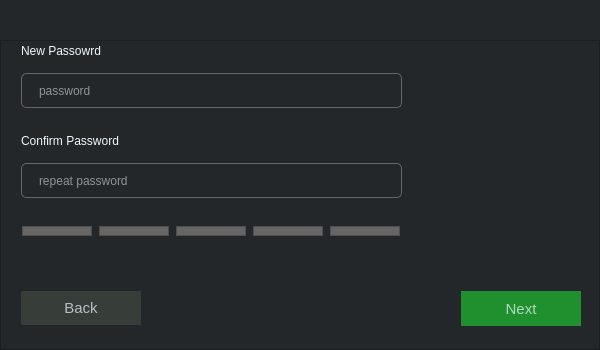
<?xml version="1.0" encoding="UTF-8"?>
<ui version="4.0">
 <class>starterDialog</class>
 <widget class="QDialog" name="starterDialog">
  <property name="geometry">
   <rect>
    <x>0</x>
    <y>0</y>
    <width>600</width>
    <height>350</height>
   </rect>
  </property>
  <property name="minimumSize">
   <size>
    <width>600</width>
    <height>350</height>
   </size>
  </property>
  <property name="maximumSize">
   <size>
    <width>600</width>
    <height>350</height>
   </size>
  </property>
  <property name="windowTitle">
   <string>Dialog</string>
  </property>
  <property name="styleSheet">
   <string notr="true">background:  rgba(35,39,42,1);</string>
  </property>
  <layout class="QGridLayout" name="gridLayout">
   <property name="leftMargin">
    <number>0</number>
   </property>
   <property name="topMargin">
    <number>0</number>
   </property>
   <property name="rightMargin">
    <number>0</number>
   </property>
   <property name="bottomMargin">
    <number>0</number>
   </property>
   <property name="spacing">
    <number>0</number>
   </property>
   <item row="0" column="0">
    <widget class="QWidget" name="title_bar" native="true">
     <property name="minimumSize">
      <size>
       <width>600</width>
       <height>40</height>
      </size>
     </property>
     <property name="maximumSize">
      <size>
       <width>16777215</width>
       <height>40</height>
      </size>
     </property>
     <property name="styleSheet">
      <string notr="true">QWidget {
border: none;
}
QPushButton {
background:  rgba(35,39,42,1);
color:white;
font: 700 14pt &quot;Segoe UI&quot;;
border:none;
}

QPushButton:hover {
background:  rgba(48,50,51,1);
}</string>
     </property>
     <layout class="QGridLayout" name="gridLayout_2">
      <property name="leftMargin">
       <number>0</number>
      </property>
      <property name="topMargin">
       <number>0</number>
      </property>
      <property name="rightMargin">
       <number>0</number>
      </property>
      <property name="bottomMargin">
       <number>0</number>
      </property>
      <property name="verticalSpacing">
       <number>0</number>
      </property>
      <item row="0" column="0">
       <spacer name="horizontalSpacer">
        <property name="orientation">
         <enum>Qt::Orientation::Horizontal</enum>
        </property>
        <property name="sizeHint" stdset="0">
         <size>
          <width>599</width>
          <height>20</height>
         </size>
        </property>
       </spacer>
      </item>
      <item row="0" column="1">
       <widget class="QPushButton" name="close_btn">
        <property name="minimumSize">
         <size>
          <width>45</width>
          <height>39</height>
         </size>
        </property>
        <property name="maximumSize">
         <size>
          <width>40</width>
          <height>39</height>
         </size>
        </property>
        <property name="styleSheet">
         <string notr="true"/>
        </property>
        <property name="text">
         <string/>
        </property>
        <property name="icon">
         <iconset resource="../src/resources.qrc">
          <normaloff>:/icons/icons/close-large-line.png</normaloff>:/icons/icons/close-large-line.png</iconset>
        </property>
        <property name="iconSize">
         <size>
          <width>15</width>
          <height>15</height>
         </size>
        </property>
       </widget>
      </item>
     </layout>
    </widget>
   </item>
   <item row="1" column="0">
    <widget class="QFrame" name="frame">
     <property name="frameShape">
      <enum>QFrame::Shape::StyledPanel</enum>
     </property>
     <property name="frameShadow">
      <enum>QFrame::Shadow::Raised</enum>
     </property>
     <layout class="QGridLayout" name="gridLayout_3">
      <property name="leftMargin">
       <number>0</number>
      </property>
      <property name="topMargin">
       <number>0</number>
      </property>
      <property name="rightMargin">
       <number>0</number>
      </property>
      <property name="bottomMargin">
       <number>0</number>
      </property>
      <property name="spacing">
       <number>0</number>
      </property>
      <item row="1" column="0">
       <widget class="QStackedWidget" name="starterStackWidget">
        <property name="styleSheet">
         <string notr="true">QPushButton {
		text-align:center;
color:rgba(240, 247, 255,0.7);
         font-size:15px;
		padding-left: 15px;
padding: 7px 10px;
border:none;
background-color: rgba(55, 61, 56, 1);
}

QPushButton:hover {
background-color:rgba(240, 247, 255,0.1);
}

QLineEdit {
border-radius:5px;
border: 1px solid rgba(102,102,102,1);
background: rgba(35,39,42,1);
padding-left: 15px;
color: white;
}

QFrame {
background :rgba(102,102,102,1);
}


/*  QTextEdit Styles */
QTextEdit {
border-radius:5px;
border: 1px solid rgba(102,102,102,1);
background: rgba(35,39,42,1);
padding-left: 15px;
color: white;
}

    QTextEdit QScrollBar:vertical {
        width: 10px; /* Decrease the width of the scrollbar */
        background:  rgba(35,39,42,1); /* Set the background color to black */
    }
    QTextEdit QScrollBar:handle:vertical {
        background: rgba(102,102,102,1); /* Handle color - dark gray */
        border-radius: 5px; /* Optional rounded corners */
    }
    QTextEdit QScrollBar:add-line:vertical, QTextEdit QScrollBar:sub-line:vertical {
        border: none; /* Hide the add/sub buttons */
    }
    QTextEdit QScrollBar:up-arrow:vertical, QTextEdit QScrollBar:down-arrow:vertical {
        border: none;
        background: none;
    }</string>
        </property>
        <property name="currentIndex">
         <number>1</number>
        </property>
        <widget class="QWidget" name="filelocationpage">
         <widget class="QPushButton" name="choose_location_next">
          <property name="geometry">
           <rect>
            <x>460</x>
            <y>250</y>
            <width>120</width>
            <height>35</height>
           </rect>
          </property>
          <property name="maximumSize">
           <size>
            <width>16777215</width>
            <height>40</height>
           </size>
          </property>
          <property name="mouseTracking">
           <bool>true</bool>
          </property>
          <property name="styleSheet">
           <string notr="true">background-color: rgba(32,144,46,1);</string>
          </property>
          <property name="text">
           <string>Next</string>
          </property>
          <property name="checkable">
           <bool>true</bool>
          </property>
          <property name="checked">
           <bool>true</bool>
          </property>
          <property name="autoExclusive">
           <bool>true</bool>
          </property>
         </widget>
         <widget class="QWidget" name="layoutWidget">
          <property name="geometry">
           <rect>
            <x>20</x>
            <y>20</y>
            <width>551</width>
            <height>131</height>
           </rect>
          </property>
          <layout class="QVBoxLayout" name="verticalLayout">
           <item>
            <widget class="QLabel" name="label">
             <property name="styleSheet">
              <string notr="true">font: 12pt &quot;Segoe UI&quot;;
color:rgb(240, 247, 255);
background:transparent;
</string>
             </property>
             <property name="text">
              <string>Where should Lockbox store the encrypted files?</string>
             </property>
            </widget>
           </item>
           <item>
            <layout class="QFormLayout" name="formLayout">
             <item row="0" column="0">
              <widget class="QPushButton" name="choose_location_btn">
               <property name="maximumSize">
                <size>
                 <width>16777215</width>
                 <height>40</height>
                </size>
               </property>
               <property name="mouseTracking">
                <bool>true</bool>
               </property>
               <property name="styleSheet">
                <string notr="true"/>
               </property>
               <property name="text">
                <string>Choose Location</string>
               </property>
               <property name="icon">
                <iconset resource="../src/resources.qrc">
                 <normaloff>:/icons/icons/folder-3-fill.png</normaloff>:/icons/icons/folder-3-fill.png</iconset>
               </property>
               <property name="checkable">
                <bool>true</bool>
               </property>
               <property name="checked">
                <bool>true</bool>
               </property>
               <property name="autoExclusive">
                <bool>true</bool>
               </property>
              </widget>
             </item>
             <item row="0" column="1">
              <widget class="QLineEdit" name="choose_location_input">
               <property name="minimumSize">
                <size>
                 <width>30</width>
                 <height>35</height>
                </size>
               </property>
               <property name="maximumSize">
                <size>
                 <width>16777215</width>
                 <height>30</height>
                </size>
               </property>
               <property name="styleSheet">
                <string notr="true"/>
               </property>
               <property name="placeholderText">
                <string>Location</string>
               </property>
              </widget>
             </item>
            </layout>
           </item>
          </layout>
         </widget>
        </widget>
        <widget class="QWidget" name="createpasswordpage">
         <widget class="QPushButton" name="passwordpage_next">
          <property name="geometry">
           <rect>
            <x>460</x>
            <y>250</y>
            <width>120</width>
            <height>35</height>
           </rect>
          </property>
          <property name="minimumSize">
           <size>
            <width>120</width>
            <height>35</height>
           </size>
          </property>
          <property name="maximumSize">
           <size>
            <width>120</width>
            <height>35</height>
           </size>
          </property>
          <property name="mouseTracking">
           <bool>true</bool>
          </property>
          <property name="styleSheet">
           <string notr="true">background-color: rgba(32,144,46,1);</string>
          </property>
          <property name="text">
           <string>Next</string>
          </property>
          <property name="checkable">
           <bool>true</bool>
          </property>
          <property name="checked">
           <bool>true</bool>
          </property>
          <property name="autoExclusive">
           <bool>true</bool>
          </property>
         </widget>
         <widget class="QLabel" name="label_3">
          <property name="geometry">
           <rect>
            <x>20</x>
            <y>89</y>
            <width>152</width>
            <height>21</height>
           </rect>
          </property>
          <property name="styleSheet">
           <string notr="true">font: 12pt &quot;Segoe UI&quot;;
color:rgb(240, 247, 255);
background:transparent;
</string>
          </property>
          <property name="text">
           <string>Confirm Password</string>
          </property>
         </widget>
         <widget class="QLabel" name="password_strngth_label">
          <property name="geometry">
           <rect>
            <x>450</x>
            <y>190</y>
            <width>81</width>
            <height>16</height>
           </rect>
          </property>
          <property name="styleSheet">
           <string notr="true">background:none;
color:white;</string>
          </property>
          <property name="text">
           <string/>
          </property>
         </widget>
         <widget class="QPushButton" name="passwordppage_back">
          <property name="geometry">
           <rect>
            <x>20</x>
            <y>250</y>
            <width>120</width>
            <height>34</height>
           </rect>
          </property>
          <property name="maximumSize">
           <size>
            <width>120</width>
            <height>40</height>
           </size>
          </property>
          <property name="mouseTracking">
           <bool>true</bool>
          </property>
          <property name="styleSheet">
           <string notr="true"/>
          </property>
          <property name="text">
           <string>Back</string>
          </property>
          <property name="checkable">
           <bool>true</bool>
          </property>
          <property name="checked">
           <bool>true</bool>
          </property>
          <property name="autoExclusive">
           <bool>true</bool>
          </property>
         </widget>
         <widget class="QLabel" name="label_2">
          <property name="geometry">
           <rect>
            <x>20</x>
            <y>0</y>
            <width>152</width>
            <height>20</height>
           </rect>
          </property>
          <property name="styleSheet">
           <string notr="true">font: 12pt &quot;Segoe UI&quot;;
color:rgb(240, 247, 255);
background:transparent;
</string>
          </property>
          <property name="text">
           <string>New Passowrd</string>
          </property>
         </widget>
         <widget class="QLineEdit" name="new_password_input">
          <property name="geometry">
           <rect>
            <x>20</x>
            <y>32</y>
            <width>381</width>
            <height>35</height>
           </rect>
          </property>
          <property name="minimumSize">
           <size>
            <width>30</width>
            <height>35</height>
           </size>
          </property>
          <property name="maximumSize">
           <size>
            <width>16777215</width>
            <height>30</height>
           </size>
          </property>
          <property name="styleSheet">
           <string notr="true"/>
          </property>
          <property name="placeholderText">
           <string>password</string>
          </property>
         </widget>
         <widget class="QLineEdit" name="confirm_password_input">
          <property name="geometry">
           <rect>
            <x>20</x>
            <y>122</y>
            <width>381</width>
            <height>35</height>
           </rect>
          </property>
          <property name="minimumSize">
           <size>
            <width>30</width>
            <height>35</height>
           </size>
          </property>
          <property name="maximumSize">
           <size>
            <width>16777215</width>
            <height>30</height>
           </size>
          </property>
          <property name="styleSheet">
           <string notr="true"/>
          </property>
          <property name="placeholderText">
           <string>repeat password</string>
          </property>
         </widget>
         <widget class="QWidget" name="layoutWidget">
          <property name="geometry">
           <rect>
            <x>20</x>
            <y>182</y>
            <width>381</width>
            <height>16</height>
           </rect>
          </property>
          <layout class="QHBoxLayout" name="horizontalLayout_2">
           <item>
            <widget class="QFrame" name="very_weak_password_frame">
             <property name="minimumSize">
              <size>
               <width>50</width>
               <height>10</height>
              </size>
             </property>
             <property name="maximumSize">
              <size>
               <width>70</width>
               <height>10</height>
              </size>
             </property>
             <property name="frameShape">
              <enum>QFrame::Shape::StyledPanel</enum>
             </property>
             <property name="frameShadow">
              <enum>QFrame::Shadow::Raised</enum>
             </property>
            </widget>
           </item>
           <item>
            <widget class="QFrame" name="week_password_frame">
             <property name="minimumSize">
              <size>
               <width>50</width>
               <height>10</height>
              </size>
             </property>
             <property name="maximumSize">
              <size>
               <width>70</width>
               <height>10</height>
              </size>
             </property>
             <property name="frameShape">
              <enum>QFrame::Shape::StyledPanel</enum>
             </property>
             <property name="frameShadow">
              <enum>QFrame::Shadow::Raised</enum>
             </property>
            </widget>
           </item>
           <item>
            <widget class="QFrame" name="medium_password_frame">
             <property name="minimumSize">
              <size>
               <width>50</width>
               <height>10</height>
              </size>
             </property>
             <property name="maximumSize">
              <size>
               <width>70</width>
               <height>10</height>
              </size>
             </property>
             <property name="frameShape">
              <enum>QFrame::Shape::StyledPanel</enum>
             </property>
             <property name="frameShadow">
              <enum>QFrame::Shadow::Raised</enum>
             </property>
            </widget>
           </item>
           <item>
            <widget class="QFrame" name="strong_password_frame">
             <property name="minimumSize">
              <size>
               <width>50</width>
               <height>10</height>
              </size>
             </property>
             <property name="maximumSize">
              <size>
               <width>70</width>
               <height>10</height>
              </size>
             </property>
             <property name="frameShape">
              <enum>QFrame::Shape::StyledPanel</enum>
             </property>
             <property name="frameShadow">
              <enum>QFrame::Shadow::Raised</enum>
             </property>
            </widget>
           </item>
           <item>
            <widget class="QFrame" name="very_strong_password_frame">
             <property name="minimumSize">
              <size>
               <width>50</width>
               <height>10</height>
              </size>
             </property>
             <property name="maximumSize">
              <size>
               <width>70</width>
               <height>10</height>
              </size>
             </property>
             <property name="frameShape">
              <enum>QFrame::Shape::StyledPanel</enum>
             </property>
             <property name="frameShadow">
              <enum>QFrame::Shadow::Raised</enum>
             </property>
            </widget>
           </item>
          </layout>
         </widget>
        </widget>
        <widget class="QWidget" name="createpassphrasepage">
         <widget class="QLabel" name="label_7">
          <property name="geometry">
           <rect>
            <x>20</x>
            <y>0</y>
            <width>152</width>
            <height>20</height>
           </rect>
          </property>
          <property name="styleSheet">
           <string notr="true">font: 12pt &quot;Segoe UI&quot;;
color:rgba(240, 247, 255,0.7);
background:transparent;
</string>
          </property>
          <property name="text">
           <string>New Passphrase</string>
          </property>
         </widget>
         <widget class="QLineEdit" name="new_passphrase">
          <property name="geometry">
           <rect>
            <x>20</x>
            <y>32</y>
            <width>380</width>
            <height>35</height>
           </rect>
          </property>
          <property name="minimumSize">
           <size>
            <width>30</width>
            <height>35</height>
           </size>
          </property>
          <property name="maximumSize">
           <size>
            <width>16777215</width>
            <height>30</height>
           </size>
          </property>
          <property name="styleSheet">
           <string notr="true"/>
          </property>
          <property name="placeholderText">
           <string>passphrase</string>
          </property>
         </widget>
         <widget class="QPushButton" name="passphrasepage_next_btn">
          <property name="geometry">
           <rect>
            <x>460</x>
            <y>250</y>
            <width>120</width>
            <height>35</height>
           </rect>
          </property>
          <property name="minimumSize">
           <size>
            <width>120</width>
            <height>35</height>
           </size>
          </property>
          <property name="maximumSize">
           <size>
            <width>120</width>
            <height>35</height>
           </size>
          </property>
          <property name="mouseTracking">
           <bool>true</bool>
          </property>
          <property name="styleSheet">
           <string notr="true">background-color: rgba(32,144,46,1);</string>
          </property>
          <property name="text">
           <string>Next</string>
          </property>
          <property name="checkable">
           <bool>true</bool>
          </property>
          <property name="checked">
           <bool>true</bool>
          </property>
          <property name="autoExclusive">
           <bool>true</bool>
          </property>
         </widget>
         <widget class="QLabel" name="label_8">
          <property name="geometry">
           <rect>
            <x>20</x>
            <y>89</y>
            <width>152</width>
            <height>21</height>
           </rect>
          </property>
          <property name="styleSheet">
           <string notr="true">font: 12pt &quot;Segoe UI&quot;;
color:rgba(240, 247, 255,0.7);
background:transparent;
</string>
          </property>
          <property name="text">
           <string>Confirm Passphrase</string>
          </property>
         </widget>
         <widget class="QLineEdit" name="confirm_passphrase">
          <property name="geometry">
           <rect>
            <x>20</x>
            <y>122</y>
            <width>380</width>
            <height>35</height>
           </rect>
          </property>
          <property name="minimumSize">
           <size>
            <width>30</width>
            <height>35</height>
           </size>
          </property>
          <property name="maximumSize">
           <size>
            <width>16777215</width>
            <height>30</height>
           </size>
          </property>
          <property name="styleSheet">
           <string notr="true"/>
          </property>
          <property name="placeholderText">
           <string>repeat passphrase</string>
          </property>
         </widget>
         <widget class="QPushButton" name="passphrasepage_back_btn">
          <property name="geometry">
           <rect>
            <x>20</x>
            <y>250</y>
            <width>120</width>
            <height>34</height>
           </rect>
          </property>
          <property name="maximumSize">
           <size>
            <width>120</width>
            <height>40</height>
           </size>
          </property>
          <property name="mouseTracking">
           <bool>true</bool>
          </property>
          <property name="styleSheet">
           <string notr="true"/>
          </property>
          <property name="text">
           <string>Back</string>
          </property>
          <property name="checkable">
           <bool>true</bool>
          </property>
          <property name="checked">
           <bool>true</bool>
          </property>
          <property name="autoExclusive">
           <bool>true</bool>
          </property>
         </widget>
         <widget class="QPushButton" name="generate_passphrase_btn">
          <property name="geometry">
           <rect>
            <x>420</x>
            <y>30</y>
            <width>120</width>
            <height>34</height>
           </rect>
          </property>
          <property name="maximumSize">
           <size>
            <width>120</width>
            <height>40</height>
           </size>
          </property>
          <property name="mouseTracking">
           <bool>true</bool>
          </property>
          <property name="styleSheet">
           <string notr="true"/>
          </property>
          <property name="text">
           <string>Generate</string>
          </property>
          <property name="checkable">
           <bool>true</bool>
          </property>
          <property name="checked">
           <bool>true</bool>
          </property>
          <property name="autoExclusive">
           <bool>true</bool>
          </property>
         </widget>
         <widget class="QRadioButton" name="passphrase_backup">
          <property name="geometry">
           <rect>
            <x>30</x>
            <y>180</y>
            <width>201</width>
            <height>20</height>
           </rect>
          </property>
          <property name="styleSheet">
           <string notr="true">font: 12pt &quot;Segoe UI&quot;;
color:rgba(240, 247, 255,0.7);
background:transparent;
</string>
          </property>
          <property name="text">
           <string>Backup with a secret phrasee</string>
          </property>
         </widget>
        </widget>
        <widget class="QWidget" name="recoveryphrasepage">
         <widget class="QTextEdit" name="recovery_phrase_text_field">
          <property name="geometry">
           <rect>
            <x>20</x>
            <y>30</y>
            <width>380</width>
            <height>101</height>
           </rect>
          </property>
         </widget>
         <widget class="QPushButton" name="copy_recovery_phrase_btn">
          <property name="geometry">
           <rect>
            <x>280</x>
            <y>140</y>
            <width>120</width>
            <height>34</height>
           </rect>
          </property>
          <property name="maximumSize">
           <size>
            <width>120</width>
            <height>40</height>
           </size>
          </property>
          <property name="mouseTracking">
           <bool>true</bool>
          </property>
          <property name="styleSheet">
           <string notr="true"/>
          </property>
          <property name="text">
           <string>Copy</string>
          </property>
          <property name="icon">
           <iconset resource="../src/resources.qrc">
            <normaloff>:/icons/icons/file-copy-line (1).png</normaloff>:/icons/icons/file-copy-line (1).png</iconset>
          </property>
          <property name="checkable">
           <bool>true</bool>
          </property>
          <property name="checked">
           <bool>true</bool>
          </property>
          <property name="autoExclusive">
           <bool>true</bool>
          </property>
         </widget>
         <widget class="QLabel" name="label_9">
          <property name="geometry">
           <rect>
            <x>20</x>
            <y>0</y>
            <width>271</width>
            <height>20</height>
           </rect>
          </property>
          <property name="styleSheet">
           <string notr="true">font: 12pt &quot;Segoe UI&quot;;
color:rgba(240, 247, 255,0.7);
background:transparent;
</string>
          </property>
          <property name="text">
           <string>Secret  recovery phrase</string>
          </property>
         </widget>
         <widget class="QLabel" name="label_10">
          <property name="geometry">
           <rect>
            <x>20</x>
            <y>200</y>
            <width>421</width>
            <height>20</height>
           </rect>
          </property>
          <property name="styleSheet">
           <string notr="true">font: 12pt &quot;Segoe UI&quot;;
color:rgba(240, 247, 255,0.7);
background:transparent;
</string>
          </property>
          <property name="text">
           <string>Use this secret phrase to recover. Make sure you save it and </string>
          </property>
         </widget>
         <widget class="QLabel" name="label_11">
          <property name="geometry">
           <rect>
            <x>20</x>
            <y>220</y>
            <width>191</width>
            <height>20</height>
           </rect>
          </property>
          <property name="styleSheet">
           <string notr="true">font: 12pt &quot;Segoe UI&quot;;
color:rgba(240, 247, 255,0.7);
background:transparent;
</string>
          </property>
          <property name="text">
           <string>and never share to anyone.</string>
          </property>
         </widget>
         <widget class="QPushButton" name="recovery_page_baxk">
          <property name="geometry">
           <rect>
            <x>20</x>
            <y>250</y>
            <width>120</width>
            <height>34</height>
           </rect>
          </property>
          <property name="maximumSize">
           <size>
            <width>120</width>
            <height>40</height>
           </size>
          </property>
          <property name="mouseTracking">
           <bool>true</bool>
          </property>
          <property name="styleSheet">
           <string notr="true"/>
          </property>
          <property name="text">
           <string>Back</string>
          </property>
          <property name="checkable">
           <bool>true</bool>
          </property>
          <property name="checked">
           <bool>true</bool>
          </property>
          <property name="autoExclusive">
           <bool>true</bool>
          </property>
         </widget>
         <widget class="QPushButton" name="recovery_page_next">
          <property name="geometry">
           <rect>
            <x>460</x>
            <y>250</y>
            <width>120</width>
            <height>35</height>
           </rect>
          </property>
          <property name="minimumSize">
           <size>
            <width>120</width>
            <height>35</height>
           </size>
          </property>
          <property name="maximumSize">
           <size>
            <width>120</width>
            <height>35</height>
           </size>
          </property>
          <property name="mouseTracking">
           <bool>true</bool>
          </property>
          <property name="styleSheet">
           <string notr="true">background-color: rgba(32,144,46,1);</string>
          </property>
          <property name="text">
           <string>Next</string>
          </property>
          <property name="checkable">
           <bool>true</bool>
          </property>
          <property name="checked">
           <bool>true</bool>
          </property>
          <property name="autoExclusive">
           <bool>true</bool>
          </property>
         </widget>
        </widget>
        <widget class="QWidget" name="successpage">
         <widget class="QPushButton" name="success_page_next">
          <property name="geometry">
           <rect>
            <x>460</x>
            <y>250</y>
            <width>120</width>
            <height>35</height>
           </rect>
          </property>
          <property name="minimumSize">
           <size>
            <width>120</width>
            <height>35</height>
           </size>
          </property>
          <property name="maximumSize">
           <size>
            <width>120</width>
            <height>35</height>
           </size>
          </property>
          <property name="mouseTracking">
           <bool>true</bool>
          </property>
          <property name="styleSheet">
           <string notr="true">background-color: rgba(32,144,46,1);</string>
          </property>
          <property name="text">
           <string>Next</string>
          </property>
          <property name="checkable">
           <bool>true</bool>
          </property>
          <property name="checked">
           <bool>true</bool>
          </property>
          <property name="autoExclusive">
           <bool>true</bool>
          </property>
         </widget>
         <widget class="QWidget" name="layoutWidget">
          <property name="geometry">
           <rect>
            <x>200</x>
            <y>40</y>
            <width>209</width>
            <height>156</height>
           </rect>
          </property>
          <layout class="QVBoxLayout" name="verticalLayout_3">
           <item alignment="Qt::AlignmentFlag::AlignHCenter">
            <widget class="QFrame" name="frame_2">
             <property name="minimumSize">
              <size>
               <width>120</width>
               <height>120</height>
              </size>
             </property>
             <property name="maximumSize">
              <size>
               <width>120</width>
               <height>120</height>
              </size>
             </property>
             <property name="styleSheet">
              <string notr="true">border-radius:50%;
background-color: rgba(32,144,46,1);</string>
             </property>
             <property name="frameShape">
              <enum>QFrame::Shape::StyledPanel</enum>
             </property>
             <property name="frameShadow">
              <enum>QFrame::Shadow::Raised</enum>
             </property>
             <layout class="QGridLayout" name="gridLayout_4">
              <item row="0" column="0">
               <widget class="QLabel" name="label_12">
                <property name="sizePolicy">
                 <sizepolicy hsizetype="Ignored" vsizetype="Preferred">
                  <horstretch>0</horstretch>
                  <verstretch>0</verstretch>
                 </sizepolicy>
                </property>
                <property name="maximumSize">
                 <size>
                  <width>61</width>
                  <height>71</height>
                 </size>
                </property>
                <property name="text">
                 <string/>
                </property>
                <property name="pixmap">
                 <pixmap resource="../src/resources.qrc">:/icons/icons/check-line.png</pixmap>
                </property>
                <property name="scaledContents">
                 <bool>true</bool>
                </property>
               </widget>
              </item>
             </layout>
            </widget>
           </item>
           <item>
            <widget class="QLabel" name="label_13">
             <property name="styleSheet">
              <string notr="true">font: 16pt &quot;Segoe UI&quot;;
color:rgb(240, 247, 255);
background:transparent;
font-weight:bold
</string>
             </property>
             <property name="text">
              <string>Welcome to LockBox</string>
             </property>
            </widget>
           </item>
          </layout>
         </widget>
        </widget>
       </widget>
      </item>
     </layout>
    </widget>
   </item>
  </layout>
 </widget>
 <resources>
  <include location="../src/resources.qrc"/>
 </resources>
 <connections>
  <connection>
   <sender>close_btn</sender>
   <signal>clicked()</signal>
   <receiver>starterDialog</receiver>
   <slot>close()</slot>
   <hints>
    <hint type="sourcelabel">
     <x>578</x>
     <y>19</y>
    </hint>
    <hint type="destinationlabel">
     <x>627</x>
     <y>69</y>
    </hint>
   </hints>
  </connection>
 </connections>
</ui>
